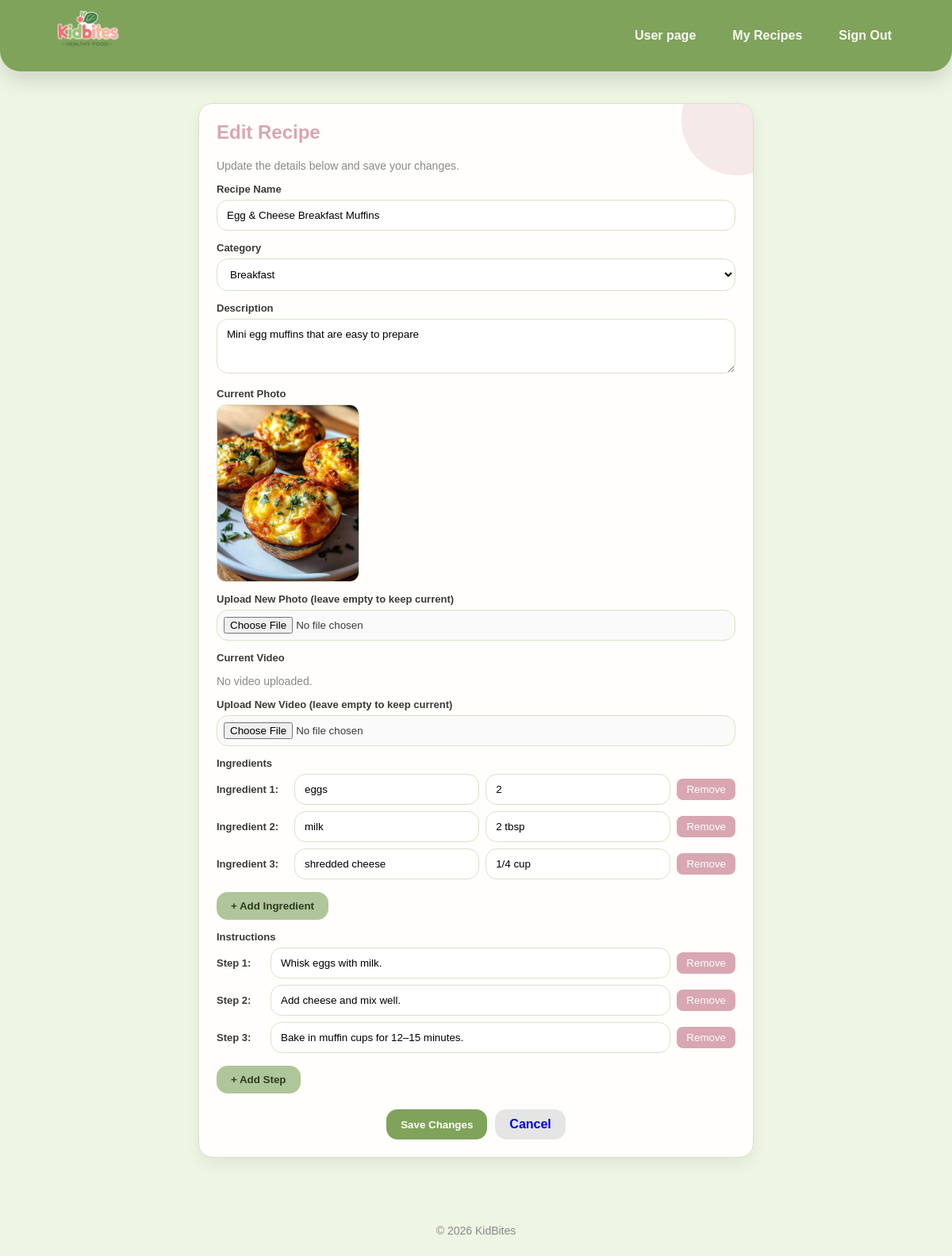
The page /edit-recipe.php?id=4 (signed in) on the database its author committed.
### tables this page shows
CREATE TABLE `recipe` (
  `id` int(11) NOT NULL,
  `userID` int(11) DEFAULT NULL,
  `categoryID` int(11) DEFAULT NULL,
  `name` varchar(100) DEFAULT NULL,
  `description` text,
  `photoFileName` varchar(255) DEFAULT NULL,
  `videoFilePath` varchar(255) DEFAULT NULL
);

CREATE TABLE `recipecategory` (
  `id` int(11) NOT NULL,
  `categoryName` varchar(50) NOT NULL
);

CREATE TABLE `ingredients` (
  `id` int(11) NOT NULL,
  `recipeID` int(11) DEFAULT NULL,
  `ingredientName` varchar(100) DEFAULT NULL,
  `ingredientQuantity` varchar(50) DEFAULT NULL
);

CREATE TABLE `instructions` (
  `id` int(11) NOT NULL,
  `recipeID` int(11) DEFAULT NULL,
  `step` text,
  `stepOrder` int(11) DEFAULT NULL
);

### edit-recipe.php (the view, shortened to what this page needs)
<?php
include "db.php";
$userID = $_SESSION['userID'];
$recipeID = (int) $_GET['id'];
$stmtRecipe = $conn->prepare(
    "SELECT * FROM recipe WHERE id = ? AND userID = ?"
);
$stmtRecipe->bind_param("ii", $recipeID, $userID);
$stmtRecipe->execute();
$recipe = $stmtRecipe->get_result()->fetch_assoc();
$categoriesResult = $conn->query("SELECT * FROM recipecategory");
$ingredientsResult = $conn->query(
    "SELECT * FROM ingredients WHERE recipeID = $recipeID"
);
$ingredients = [];
while ($row = $ingredientsResult->fetch_assoc()) {
    $ingredients[] = $row;
}
$instructionsResult = $conn->query(
    "SELECT * FROM instructions WHERE recipeID = $recipeID ORDER BY stepOrder ASC"
);
$instructions = [];
while ($row = $instructionsResult->fetch_assoc()) {
    $instructions[] = $row;
}
?>
<!DOCTYPE html>
<html lang="en">
<head>
    <link rel="stylesheet" href="style.css">
</head>
<body>
<header>
    <div class="container header-inner">
        <a class="brand" href="index.php">
            <img src="images/logo.png" alt="KidBites Logo" class="logo">
        </a>
        <nav class="nav">
            <a href="user.php">User page</a>
            <a href="my-recipes.php">My Recipes</a>
            <a href="index.php">Sign Out</a>
        </nav>
    </div>
</header>
<main>
    <div class="container">
        <section class="card" style="max-width:700px; margin:auto;">
            <h2>Edit Recipe</h2>
            <p class="hint">Update the details below and save your changes.</p>
            <form action="process-edit-recipe.php" method="POST" enctype="multipart/form-data">
                <div class="field">
                    <label>Recipe Name</label>
                    <input type="text" name="name"
                           value="<?= htmlspecialchars($recipe['name']) ?>" required>
                </div>
                <div class="field">
                    <label>Category</label>
                    <select name="categoryID" required>
                        <?php while ($cat = $categoriesResult->fetch_assoc()): ?>
                            <option value="<?= $cat['id'] ?>"
                                <?= ($cat['id'] == $recipe['categoryID']) ? 'selected' : '' ?>>
                                <?= htmlspecialchars($cat['categoryName']) ?>
                            </option>
                        <?php endwhile; ?>
                    </select>
                </div>
                <div class="field">
                    <label>Description</label>
                    <textarea name="description" rows="3" required><?= htmlspecialchars($recipe['description']) ?></textarea>
                </div>
                <div class="field">
                    <label>Current Photo</label>
                    <?php if (!empty($recipe['photoFileName'])): ?>
                        <div style="margin-bottom:10px;">
                            <img src="uploads/recipes/<?= htmlspecialchars($recipe['photoFileName']) ?>"
                                 alt="Current photo"
                                 style="width:180px; border-radius:12px; border:1px solid #d9e2c9;">
                        </div>
                    <?php endif; ?>
                    <label>Upload New Photo (leave empty to keep current)</label>
                    <input type="file" name="photo" accept="image/*">
                </div>
                <div class="field">
                    <label>Current Video</label>
                    <?php if (!empty($recipe['videoFilePath'])): ?>
                        <p class="hint">
                            Current video: <strong><?= htmlspecialchars($recipe['videoFilePath']) ?></strong>
                        </p>
                    <?php else: ?>
                        <p class="hint">No video uploaded.</p>
                    <?php endif; ?>
                    <label>Upload New Video (leave empty to keep current)</label>
                    <input type="file" name="video" accept="video/*">
                </div>
                <div class="field">
                    <label>Ingredients</label>
                    <div id="ingredientsContainer">
                        <?php foreach ($ingredients as $i => $ing): ?>
                            <div style="display:flex; align-items:center; gap:8px; margin-bottom:8px;">
                                <span style="font-size:13px; font-weight:700; min-width:90px;">
                                    Ingredient <?= $i + 1 ?>:
                                </span>
                                <input type="text" name="ingredientName[]"
                                       value="<?= htmlspecialchars($ing['ingredientName']) ?>"
                                       required style="flex:1;">
                                <input type="text" name="ingredientQuantity[]"
                                       value="<?= htmlspecialchars($ing['ingredientQuantity']) ?>"
                                       required style="flex:1;">
                                <button type="button" onclick="removeItem(this, 'ingredient')"
                                    style="background:#d8a7b1;color:white;border:none;border-radius:8px;padding:6px 12px;cursor:pointer;">
                                    Remove
                                </button>
                            </div>
                        <?php endforeach; ?>
                    </div>
                    <button type="button" class="btn btn-secondary" onclick="addIngredient()" style="margin-top:8px;">
                        + Add Ingredient
                    </button>
                </div>
                <div class="field">
                    <label>Instructions</label>
                    <div id="stepsContainer">
                        <?php foreach ($instructions as $i => $inst): ?>
                            <div style="display:flex; align-items:center; gap:8px; margin-bottom:8px;">
                                <span style="font-size:13px; font-weight:700; min-width:60px;">
                                    Step <?= $i + 1 ?>:
                                </span>
                                <input type="text" name="step[]"
                                       value="<?= htmlspecialchars($inst['step']) ?>"
                                       required style="flex:1;">
                                <button type="button" onclick="removeItem(this, 'step')"
                                    style="background:#d8a7b1;color:white;border:none;border-radius:8px;padding:6px 12px;cursor:pointer;">
                                    Remove
                                </button>
                            </div>
                        <?php endforeach; ?>
                    </div>
                    <button type="button" class="btn btn-secondary" onclick="addStep()" style="margin-top:8px;">
                        + Add Step
                    </button>
                </div>
                <div class="btn-row" style="justify-content:center; margin-top:20px;">
                    <button class="btn btn-primary" type="submit">Save Changes</button>
                    <a class="btn" href="my-recipes.php" style="text-decoration:none;">Cancel</a>
                </div>
            </form>
        </section>
    </div>
</main>
<footer class="footer">
    © 2026 KidBites
</footer>
</body>
</html>

### style.css (style rules this page uses)
* { box-sizing: border-box; }
body { margin: 0; font-family: Arial, sans-serif; color: #3a3a3a; background: #eef5e3; }
.container { width: 90%; margin: auto; }
header { background: #7fa35a; box-shadow: 0 12px 26px rgba(0,0,0,0.12); border-bottom-left-radius: 26px; border-bottom-right-radius: 26px; padding: 0; }
.header-inner { display: flex; align-items: center; justify-content: space-between; height: 90px; }
.brand { font-size: 22px; font-weight: 800; color: white; text-decoration: none; }
.nav { display: flex; gap: 14px; }
.nav a { color: #f8faf4; text-decoration: none; font-weight: 600; padding: 8px 16px; border-radius: 999px; transition: background 0.25s ease; }
main { padding: 40px 0 60px; }
.card { background: #fffefc; border-radius: 18px; padding: 22px; margin-bottom: 28px; border: 1px solid #d9e2c9; box-shadow: 0 8px 18px rgba(0,0,0,0.06); position: relative; overflow: hidden; }
.card::before { content: ""; position: absolute; top: -50px; right: -50px; width: 140px; height: 140px; background: rgba(216,167,177,0.25); border-radius: 50%; }
h2 { color: #d8a7b1; margin-top: 0; }
.hint { color: #8a8a8a; font-size: 14px; }
.btn { padding: 10px 18px; border-radius: 14px; border: none; cursor: pointer; font-weight: 700; background: #e5e5e5; transition: transform 0.15s ease, box-shadow 0.15s ease; }
.btn-primary { background: #7fa35a; color: white; }
.btn-secondary { background: #afc69a; color: #2f3a20; }
.btn-row { display: flex; gap: 10px; flex-wrap: wrap; }
.field { margin-bottom: 14px; }
label { display: block; font-weight: 700; font-size: 13px; margin-bottom: 6px; }
input, select, textarea { width: 100%; padding: 11px 12px; border-radius: 14px; border: 1px solid #d9e2c9; background: white; font-family: inherit; }
input[type="file"] { padding: 8px; background: #fafafa; }
footer { text-align: center; padding: 24px 0; font-size: 14px; color: #8a8a8a; }
.logo { max-height: 150px; width: auto; }

### rows shown on the page
recipe: name "Egg & Cheese Breakfast Muffins", categoryID "Breakfast", description "Mini egg muffins that are easy to prepare", photoFileName (picture)
ingredients: ingredientName "eggs", ingredientQuantity "2"
ingredients: ingredientName "milk", ingredientQuantity "2 tbsp"
ingredients: ingredientName "shredded cheese", ingredientQuantity "1/4 cup"
instructions: step "Whisk eggs with milk."
instructions: step "Add cheese and mix well."
instructions: step "Bake in muffin cups for 12–15 minutes."
